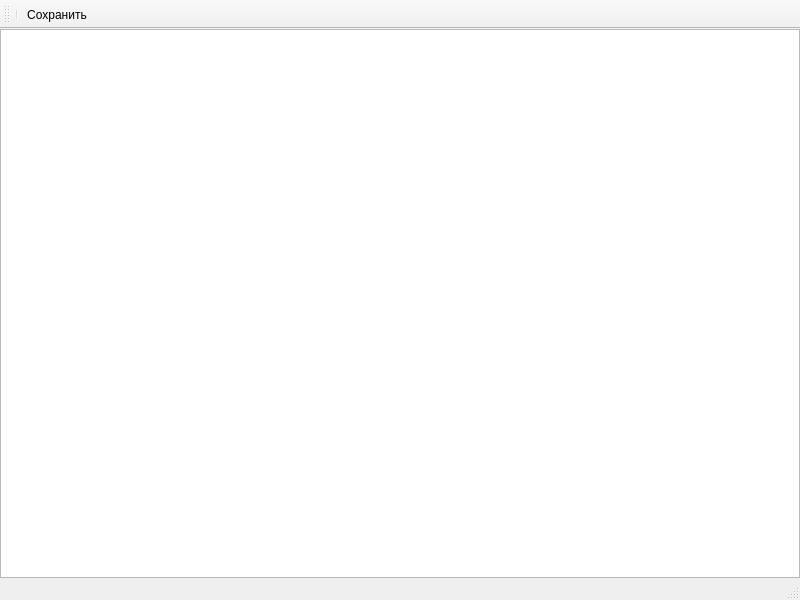
<?xml version="1.0" encoding="UTF-8"?>
<ui version="4.0">
 <class>TextEditor</class>
 <widget class="QMainWindow" name="TextEditor">
  <property name="geometry">
   <rect>
    <x>0</x>
    <y>0</y>
    <width>800</width>
    <height>600</height>
   </rect>
  </property>
  <property name="windowTitle">
   <string>MainWindow</string>
  </property>
  <widget class="QWidget" name="centralwidget">
   <layout class="QVBoxLayout" name="verticalLayout">
    <property name="leftMargin">
     <number>0</number>
    </property>
    <property name="topMargin">
     <number>0</number>
    </property>
    <property name="rightMargin">
     <number>0</number>
    </property>
    <property name="bottomMargin">
     <number>0</number>
    </property>
    <item>
     <widget class="QTextEdit" name="textEdit"/>
    </item>
   </layout>
  </widget>
  <widget class="QMenuBar" name="menubar">
   <property name="geometry">
    <rect>
     <x>0</x>
     <y>0</y>
     <width>800</width>
     <height>25</height>
    </rect>
   </property>
  </widget>
  <widget class="QStatusBar" name="statusbar"/>
  <widget class="QToolBar" name="toolBar">
   <property name="windowTitle">
    <string>toolBar</string>
   </property>
   <attribute name="toolBarArea">
    <enum>TopToolBarArea</enum>
   </attribute>
   <attribute name="toolBarBreak">
    <bool>false</bool>
   </attribute>
   <addaction name="separator"/>
   <addaction name="actSave"/>
  </widget>
  <action name="actSave">
   <property name="text">
    <string>Сохранить</string>
   </property>
   <property name="shortcut">
    <string>Ctrl+S</string>
   </property>
  </action>
 </widget>
 <resources/>
 <connections/>
</ui>
